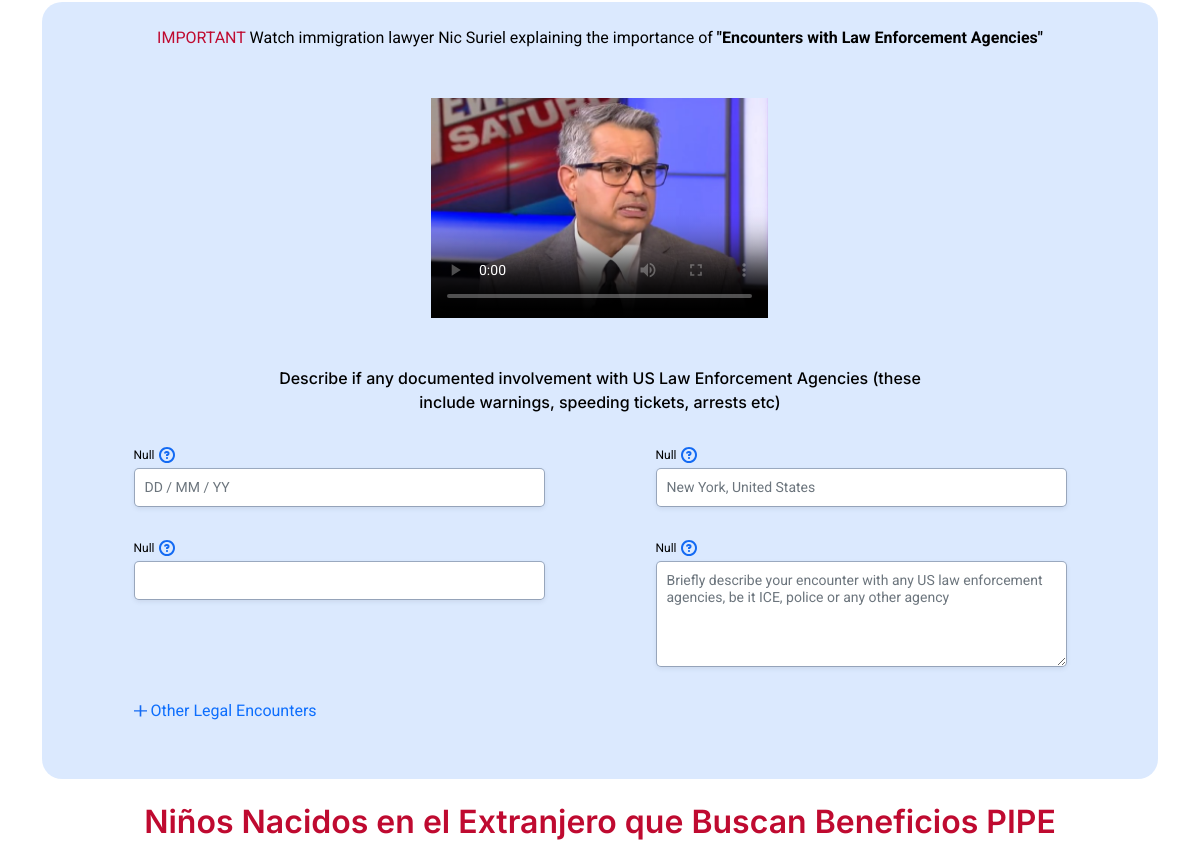
Page /qualification-form.php?lang=spanish (middle part) on the earlier database version.
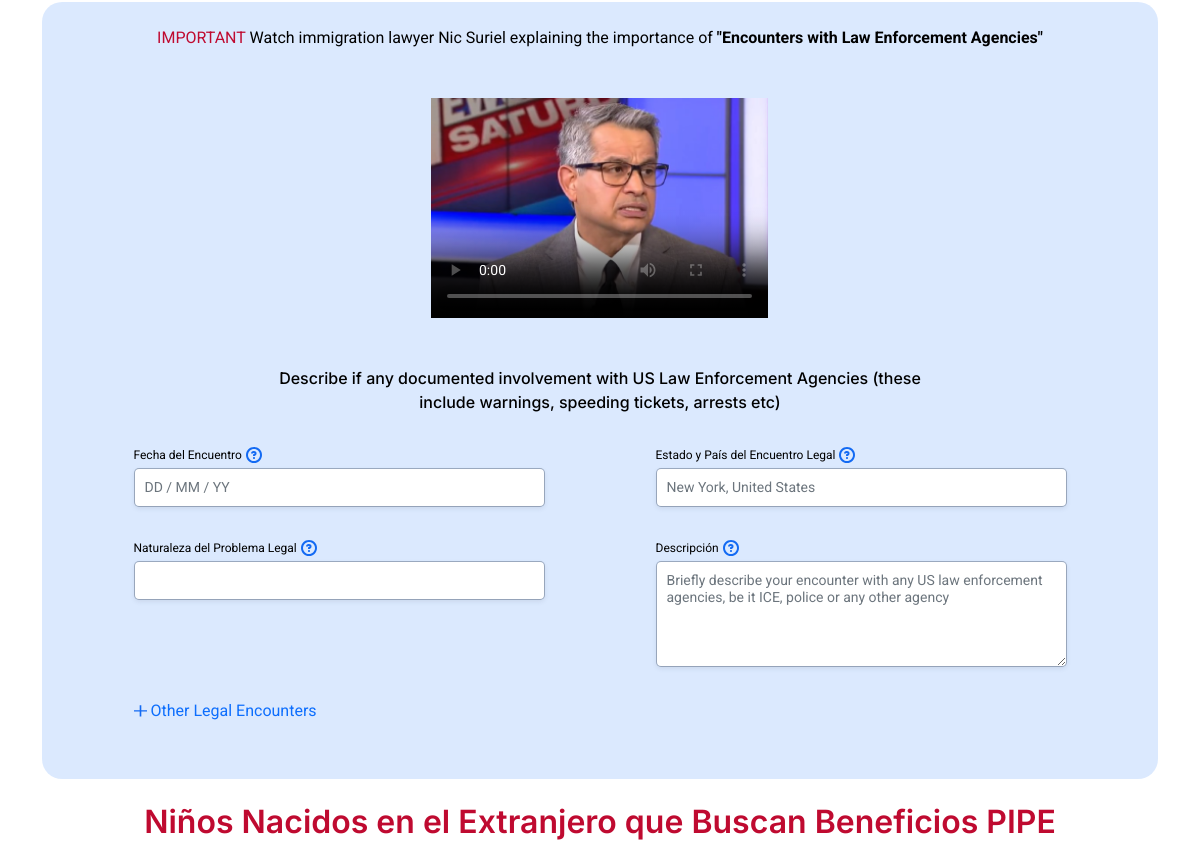
Same page on the later database version.
### tables this page shows
CREATE TABLE `screen` (
  `screen_id` int NOT NULL,
  `ScreenName` varchar(14) DEFAULT NULL,
  `Sequence` varchar(2) DEFAULT NULL,
  `FieldName` varchar(49) DEFAULT NULL,
  `EnglishLabel` varchar(76) DEFAULT NULL,
  `EnglishHelp` varchar(241) DEFAULT NULL,
  `SpanishLabel` varchar(89) DEFAULT NULL,
  `SpanishHelp` varchar(304) DEFAULT NULL,
  `Updated` datetime DEFAULT CURRENT_TIMESTAMP
);

### defines/functions.php (called while the page is built, shortened)
<?php
function getLanguage()
{
    if (isset($_SESSION['language'])) {
        return $_SESSION['language'];
    } else {
        $_SESSION['language'] = 'english';
        return 'english';
    }
}
function getTranslation($screenName, $sequence, $type)
{
    global $pdo;
    $language = getLanguage();
    if ($type === 'label') {
        $field = ($language === 'english') ? 'EnglishLabel' : 'SpanishLabel';
    } elseif ($type === 'help') {
        $field = ($language === 'english') ? 'EnglishHelp' : 'SpanishHelp';
    } else {
        return "Invalid type specified.";
    }
    $sql = "SELECT $field FROM screen WHERE ScreenName = :screenName AND Sequence = :sequence LIMIT 1";
    try {
        $stmt = $pdo->prepare($sql);
        $stmt->execute([
            ':screenName' => $screenName,
            ':sequence' => $sequence
        ]);
        $result = $stmt->fetch();
        if ($result) {
            return $result[$field];
        } else {
            return "Null";
        }
    } catch (PDOException $e) {
        return "Error: " . $e->getMessage();
    }
}

### qualification-form.php (the view, shortened to what the changed rows need)
<?php
include './defines/db_conn.php';
include './defines/functions.php';
?>
<!DOCTYPE html>
<html lang="en">
    <head>
        <link rel="stylesheet" href="./assets/css/bootstrap.min.css">
        <link rel="stylesheet" href="https://code.jquery.com/ui/1.12.1/themes/base/jquery-ui.css">
        <link rel="stylesheet" href="https://cdn.tutorialjinni.com/intl-tel-input/17.0.19/css/intlTelInput.css" />
        <link href="https://cdn.jsdelivr.net/npm/select2@4.1.0-rc.0/dist/css/select2.min.css" rel="stylesheet" />
        <link rel="stylesheet" href="./assets/css/style.css?v=1">
    </head>
    <body class="main-form-page roboto lang-<?php echo getLanguage(); ?>">
        <main class="py-5">
            <div class="container">
                <form action="./forms/qualification-form-process.php" method="post" id="qualification-form">
                    <div class="sec-7 mb-4">
                        <fieldset class="px-sm-5 px-4 py-4">
                            <div class="row justify-content-around">
                                <div class="col-xl-5 col-lg-6">
                                    <div class="row">
                                        <div class="col-12 mb-3 pt-3">
                                            <label for="dateOfEncounter"
                                                class="form-label gap-1 d-flex align-items-center"><span><?php echo getTranslation('Qualification',78,'label'); ?></span><img src="./assets/images/question-icon.svg" data-bs-toggle="tooltip" title="<?php echo getTranslation('Qualification',78,'help'); ?>"
                                                    class="help-icon" alt="Icon" width="16"></label>
                                        </div>
                                    </div>
                                </div>
                                <div class="col-xl-5 col-lg-6">
                                    <div class="row">
                                        <div class="col-12 mb-3 pt-3">
                                            <label for="stateCountryOfLegalEncounter"
                                                class="form-label gap-1 d-flex align-items-center"><span><?php echo getTranslation('Qualification',79,'label'); ?></span><img
                                                    src="./assets/images/question-icon.svg" data-bs-toggle="tooltip" title="<?php echo getTranslation('Qualification',79,'help'); ?>" class="help-icon" alt="Icon"
                                                    width="16"></label>
                                        </div>
                                    </div>
                                </div>
                                <div class="col-xl-5 col-lg-6">
                                    <div class="row">
                                        <div class="col-12 mb-3 pt-3">
                                            <label for="natureOfLegalIssue"
                                                class="form-label gap-1 d-flex align-items-center"><span><?php echo getTranslation('Qualification',80,'label'); ?></span><img src="./assets/images/question-icon.svg" data-bs-toggle="tooltip" title="<?php echo getTranslation('Qualification',80,'help'); ?>" class="help-icon" alt="Icon"
                                                    width="16"></label>
                                        </div>
                                    </div>
                                </div>
                                <div class="col-xl-5 col-lg-6">
                                    <div class="row">
                                        <div class="col-12 mb-3 pt-3">
                                            <label for="issueDescription"
                                                class="form-label gap-1 d-flex align-items-center"><span><?php echo getTranslation('Qualification',81,'label'); ?></span><img
                                                    src="./assets/images/question-icon.svg" data-bs-toggle="tooltip" title="<?php echo getTranslation('Qualification',81,'help'); ?>" class="help-icon" alt="Icon"
                                                    width="16"></label>
                                        </div>
                                    </div>
                                </div>
                            </div>
                        </fieldset>
                    </div>
                </form>
            </div>
        </main>
    </body>
    <body>
    </body>
</html>

Differences in the rows shown:
added screen: SpanishLabel "Fecha del Encuentro"
added screen: SpanishLabel "Estado y País del Encuentro Legal"
added screen: SpanishLabel "Naturaleza del Problema Legal"
added screen: SpanishLabel "Descripción"
Other differences:
getTranslation('Qualification',78,'label'): "Null" → (not shown)
getTranslation('Qualification',79,'label'): "Null" → (not shown)
getTranslation('Qualification',80,'label'): "Null" → (not shown)
getTranslation('Qualification',81,'label'): "Null" → (not shown)
